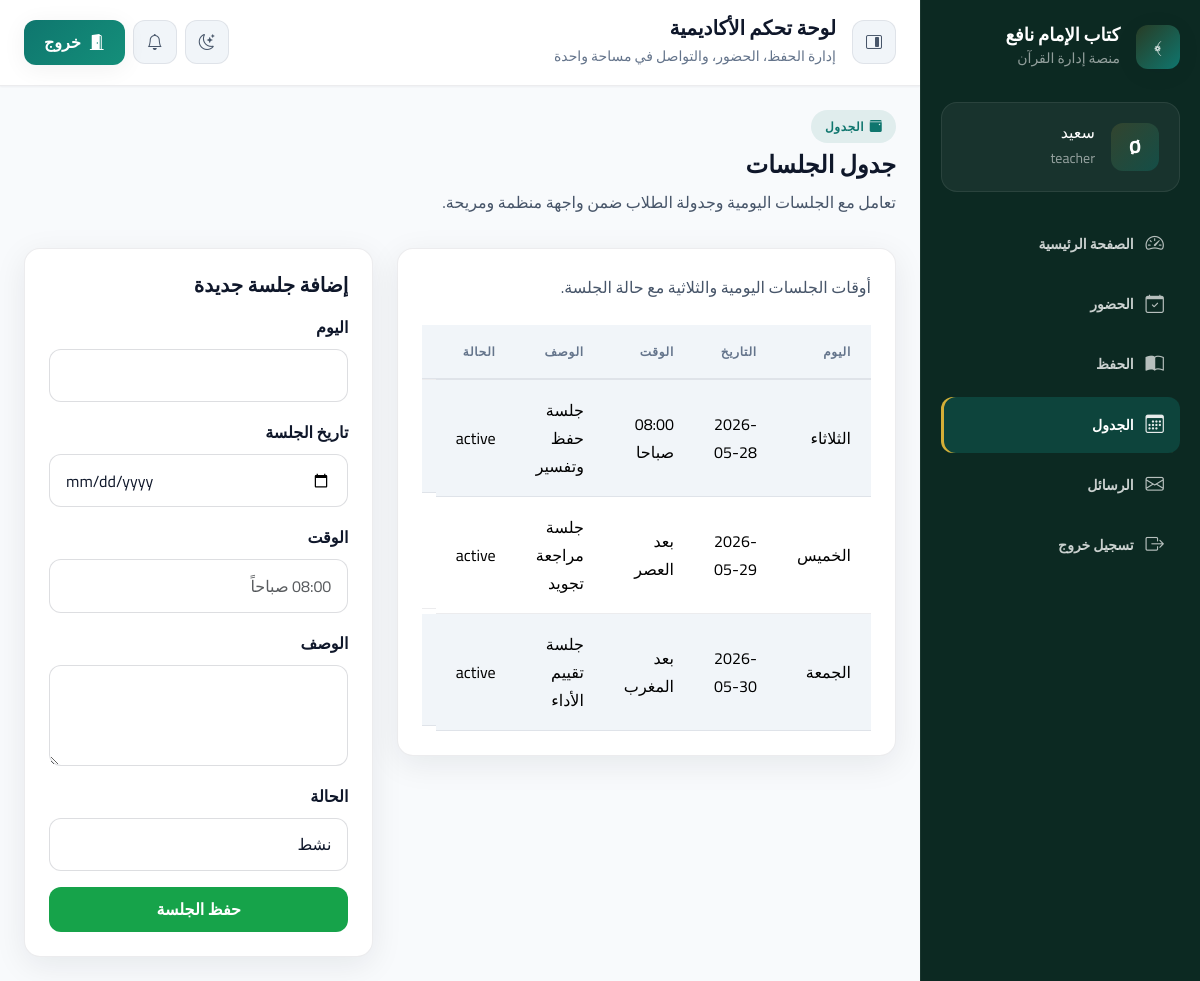
The page /schedule (signed in) on the database its author committed.
### tables this page shows
CREATE TABLE schedules (
    id INT AUTO_INCREMENT PRIMARY KEY,
    day_name VARCHAR(50) NOT NULL,
    session_date DATE NOT NULL,
    session_time VARCHAR(20) NOT NULL,
    description VARCHAR(255) NULL,
    status ENUM('active','canceled') DEFAULT 'active',
    created_at TIMESTAMP DEFAULT CURRENT_TIMESTAMP
);

### app/Core/Controller.php (called while the page is built, shortened)
<?php
class Controller
{
    public function view(string $view, array $data = [])
    {
        extract($data);
        require_once __DIR__ . '/../Views/' . $view . '.php';
    }
}

### app/Controllers/ScheduleController.php (called while the page is built, shortened)
<?php
class ScheduleController extends Controller
{
    public function index()
    {
        $user = Session::get('user');
        $schedule = new Schedule();
        $sessions = $schedule->getAll();
        $this->view('dashboard/schedule', [
            'user' => $user,
            'sessions' => $sessions,
        ]);
    }
}

### app/Core/App.php (called while the page is built, shortened)
<?php
class App
{
    protected $method = 'index';
    public function __construct()
    {
        $url = $this->parseUrl();
        if (isset($url[0]) && file_exists(__DIR__ . '/../Controllers/' . ucfirst($url[0]) . 'Controller.php')) {
            unset($url[0]);
        }
        $this->controller = new $controllerClass();
        $this->params = $url ? array_values($url) : [];
        call_user_func_array([$this->controller, $this->method], $this->params);
    }
    private function parseUrl()
    {
        if (isset($_GET['url'])) {
            $url = filter_var(rtrim($_GET['url'], '/'), FILTER_SANITIZE_URL);
        } else {
            $requestUri = $_SERVER['REQUEST_URI'] ?? '';
            $path = parse_url($requestUri, PHP_URL_PATH);
            $url = trim($path, '/');
        }
        return explode('/', $url);
    }
}

### public/index.php (called while the page is built, shortened)
<?php
require_once __DIR__ . '/../config/config.php';
require_once __DIR__ . '/../app/Core/App.php';
$app = new App();

### config/config.php (called while the page is built, shortened)
<?php
spl_autoload_register(function ($class) {
    $prefix = 'App\\';
    $base_dir = __DIR__ . '/../app/';
    $len = strlen($prefix);
    $relative_class = substr($class, $len);
    $file = $base_dir . str_replace('\\', '/', $relative_class) . '.php';
});
require_once __DIR__ . '/app.php';
require_once __DIR__ . '/database.php';

### app/Core/Session.php (called while the page is built, shortened)
<?php
class Session
{
    public static function get(string $key, $default = null)
    {
        return $_SESSION[$key] ?? $default;
    }
}

### config/database.php (called while the page is built, shortened)
<?php
class Database
{
    private static ?PDO $connection = null;
    public static function connect(): PDO
    {
        if (self::$connection === null) {
            try {
                $dsn = sprintf(
                    'mysql:host=%s;port=%s;dbname=%s;charset=utf8mb4',
                    DB_HOST,
                    DB_PORT,
                    DB_NAME
                );
                self::$connection = new PDO($dsn, DB_USER, DB_PASS, [
                    PDO::ATTR_ERRMODE => PDO::ERRMODE_EXCEPTION,
                    PDO::ATTR_DEFAULT_FETCH_MODE => PDO::FETCH_ASSOC,
                ]);
            } catch (PDOException $e) {
                die('Database connection failed: ' . $e->getMessage());
            }
        }
        return self::$connection;
    }
}

### app/Models/Schedule.php (called while the page is built, shortened)
<?php
class Schedule
{
    private PDO $db;
    public function __construct()
    {
        $this->db = Database::connect();
    }
    public function getAll(): array
    {
        $stmt = $this->db->query('SELECT * FROM schedules ORDER BY session_date ASC');
        return $stmt->fetchAll();
    }
}

### app/Views/dashboard/schedule.php (the view, shortened to what this page needs)
<section class="dashboard-page">
    <div class="page-header">
        <div>
            <span class="page-badge"><i class="bi bi-calendar3-event-fill"></i> الجدول</span>
            <h1 class="page-title">جدول الجلسات</h1>
            <p class="page-description">تعامل مع الجلسات اليومية وجدولة الطلاب ضمن واجهة منظمة ومريحة.</p>
        </div>
    </div>
    <div class="row g-4">
        <div class="col-lg-7">
            <div class="dashboard-card p-4">
                <p class="page-description mb-4">أوقات الجلسات اليومية والثلاثية مع حالة الجلسة.</p>
                <div class="table-responsive">
                    <table class="table table-striped align-middle">
                        <thead>
                            <tr>
                                <th>اليوم</th>
                                <th>التاريخ</th>
                                <th>الوقت</th>
                                <th>الوصف</th>
                                <th>الحالة</th>
                                <?php if (in_array(strtolower($user['role_name']), ['admin', 'teacher'])): ?>
                                    <th>الإجراءات</th>
                                <?php endif; ?>
                            </tr>
                        </thead>
                        <tbody>
                            <?php foreach ($sessions as $session): ?>
                                <tr>
                                    <td><?= htmlspecialchars($session['day_name']) ?></td>
                                    <td><?= htmlspecialchars($session['session_date']) ?></td>
                                    <td><?= htmlspecialchars($session['session_time']) ?></td>
                                    <td><?= htmlspecialchars($session['description']) ?></td>
                                    <td><?= htmlspecialchars($session['status']) ?></td>
                                    <?php if (in_array(strtolower($user['role_name']), ['admin', 'teacher'])): ?>
                                        <td class="d-flex gap-2 flex-wrap">
                                        </td>
                                    <?php endif; ?>
                                </tr>
                            <?php endforeach; ?>
                        </tbody>
                    </table>
                </div>
            </div>
        </div>
        <?php if (in_array(strtolower($user['role_name']), ['admin', 'teacher'])): ?>
            <div class="col-lg-5">
                <div class="dashboard-card p-4">
                    <h5 class="mb-3">إضافة جلسة جديدة</h5>
                    <form method="post" action="<?= BASE_URL ?>schedule/create">
                        <div class="mb-3">
                            <label class="form-label">اليوم</label>
                            <input type="text" name="day_name" class="form-control" required />
                        </div>
                        <div class="mb-3">
                            <label class="form-label">تاريخ الجلسة</label>
                            <input type="date" name="session_date" class="form-control" required />
                        </div>
                        <div class="mb-3">
                            <label class="form-label">الوقت</label>
                            <input type="text" name="session_time" class="form-control" placeholder="08:00 صباحاً" required />
                        </div>
                        <div class="mb-3">
                            <label class="form-label">الوصف</label>
                            <textarea name="description" class="form-control" rows="3"></textarea>
                        </div>
                        <div class="mb-3">
                            <label class="form-label">الحالة</label>
                            <select name="status" class="form-select" required>
                                <option value="active">نشط</option>
                            </select>
                        </div>
                        <button class="btn btn-success w-100">حفظ الجلسة</button>
                    </form>
                </div>
            </div>
        <?php endif; ?>
    </div>
</section>
<?php require_once __DIR__ . '/../layouts/dashboard.php'; ?>

### public/assets/css/styles.css (style rules this page uses)
*, *::before, *::after { box-sizing: border-box; }
html { direction: rtl; scroll-behavior: smooth; }
body { margin: 0; min-height: 100vh; font-family: var(--font-base); font-size: var(--text-base); color: var(--text); background: var(--bg-gradient); background-color: var(--bg-page); line-height: 1.75; -webkit-font-smoothing: antialiased; }
button, input, textarea, select { font: inherit; }
h1, h2, h3, h4, h5, h6 { font-family: var(--font-heading); color: var(--text); margin: 0; font-weight: 700; }
.btn { border-radius: var(--radius-md); font-weight: 600; padding: 0.65rem 1.25rem; transition: transform var(--duration-fast) var(--ease), background var(--duration) var(--ease), box-shadow var(--duration) var(--ease), border-color var(--duration) var(--ease); }
.btn-success { background: var(--color-success); border: none; }
.form-control, .form-select, textarea.form-control { min-height: 3rem; border-radius: var(--radius-md); border: 1px solid var(--color-border-strong); background: var(--bg-panel); color: var(--text); padding: 0.85rem 1rem; transition: border-color var(--duration) var(--ease), box-shadow var(--duration) var(--ease); }
.form-label { font-weight: 600; color: var(--text); margin-bottom: var(--space-2); }
.table { color: var(--text-soft); margin-bottom: 0; }
.table thead th { font-size: var(--text-xs); font-weight: 700; letter-spacing: 0.06em; text-transform: uppercase; color: var(--text-muted); border-bottom: 2px solid var(--color-border); padding: var(--space-4) var(--space-5); background: var(--bg-panel-soft); }
.table td { padding: var(--space-4) var(--space-5); vertical-align: middle; border-color: var(--color-border); }
.table tbody tr { transition: background var(--duration-fast) var(--ease); }
.table-striped > tbody > tr:nth-of-type(odd) > * { background: var(--bg-panel-soft); box-shadow: none; }
.badge, .page-badge, .label-pill { display: inline-flex; align-items: center; gap: 0.35rem; padding: 0.4rem 0.85rem; border-radius: var(--radius-pill); font-size: var(--text-xs); font-weight: 700; letter-spacing: 0.05em; }
.page-badge { background: var(--color-primary-soft); color: var(--color-primary); }
.dashboard-card, .auth-card, .glass-card, .feature-card, .surface-card, .stat-card { border-radius: var(--radius-lg); border: 1px solid var(--color-border); background: var(--bg-panel); box-shadow: var(--shadow-card); transition: transform var(--duration-slow) var(--ease), box-shadow var(--duration-slow) var(--ease); }
.page-header { margin-bottom: var(--space-8); }
.page-title { font-size: var(--text-2xl); font-weight: 800; margin: var(--space-2) 0; }
.page-description { max-width: 42rem; color: var(--text-soft); }
.dashboard-shell { background: var(--bg-page); }

### rows shown on the page
schedules: day_name "الثلاثاء", session_date "2026-05-28", session_time "08:00 صباحا", description "جلسة حفظ وتفسير", status "active"
schedules: day_name "الخميس", session_date "2026-05-29", session_time "بعد العصر", description "جلسة مراجعة تجويد", status "active"
schedules: day_name "الجمعة", session_date "2026-05-30", session_time "بعد المغرب", description "جلسة تقييم الأداء", status "active"

### other values the page prints
substr(htmlspecialchars($user['first_name'] ?? 'م'), 0, 1) "Ø"
$user['first_name'] "سعيد"
$user['role_name'] "teacher"
